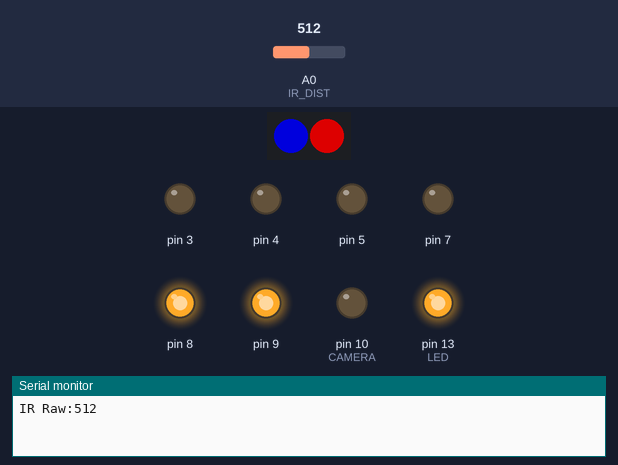
Simulated run of this sketch. Board: Arduino Uno, built with avr-gcc and run on an emulated ATmega328P. Shown: 2 RGB LEDs in strip order, left to right, output pins drawn as LEDs (lit = HIGH), the last lines printed to the serial monitor. The test bench sets the inputs (shaded band); at power-on: A0 (IR_DIST) = 512. Dim RGB values are drawn brighter than linear.

Above: at 0.5 s.
At 3.5 s:
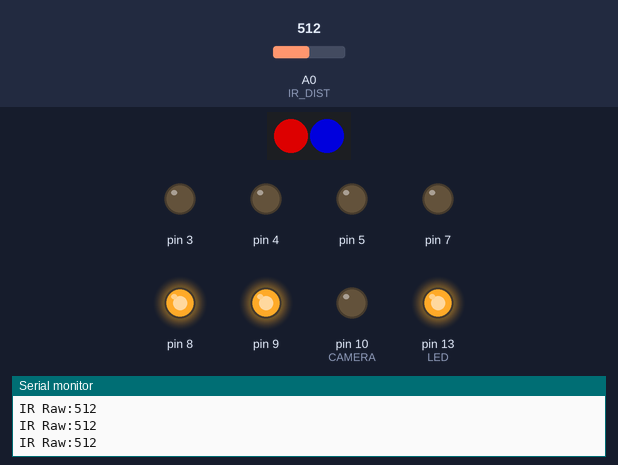
Timing chart, 0 to 4.6 s (numbered marks = the images above):
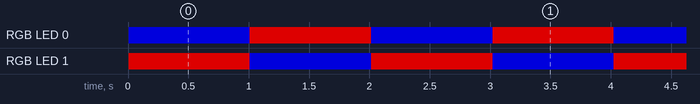

Measured:
- by itself, RGB LED 0, RGB LED 1: alternates RGB(150, 0, 0) for 1.0 s and RGB(0, 0, 150) for 1.0 s
- by itself, everything shown: repeats every 2.0 s, in 4 steps

The sketch:

spider_test_run.ino
```cpp
#include <Servo.h>
#include "SpiderMotor.h"
#include <Adafruit_NeoPixel.h>

#define SERVO 6
#define LED 13
#define CAMERA 10
#define IR_DIST A0

#define MOTOR_F_1 7
#define MOTOR_F_2 8
#define MOTOR_F_PWM 9

#define MOTOR_R_1 4
#define MOTOR_R_2 3
#define MOTOR_R_PWM 5

#define RGBLED A1
#define RGBLED_PIXELS 2

SpiderMotor motor(MOTOR_F_1,MOTOR_F_2,MOTOR_F_PWM,MOTOR_R_1,MOTOR_R_2,MOTOR_R_PWM);
Servo myservo;
Adafruit_NeoPixel pixels = Adafruit_NeoPixel(RGBLED_PIXELS, RGBLED);

void setup() {
  Serial.begin(9600);
  // put your setup code here, to run once:
  pinMode(LED,OUTPUT);
  pinMode(CAMERA,OUTPUT);

  digitalWrite(LED,HIGH);
  digitalWrite(CAMERA,LOW);

  pixels.begin();
  motor.walk(-255);
}

int dist_val=0;
int last_state=0;
void loop() {
  // put your main code here, to run repeatedly:

 int val_left = 150*last_state;
 int val_right = 150*(!last_state);
  //Left
  pixels.setPixelColor(0, pixels.Color(val_left,0,val_right)); // Moderately bright green color.
  pixels.show(); // This sends the updated pixel color to the hardware.
  delay(2); // Delay for a period of ti me (in milliseconds).
  //right
  pixels.setPixelColor(1, pixels.Color(val_right,0,val_left)); // Moderately bright green color.
  pixels.show(); // This sends the updated pixel color to the hardware.
  delay(2); // Delay for a period of time (in milliseconds).

  last_state = !last_state;

  dist_val = analogRead(IR_DIST);
  Serial.print("IR Raw:");Serial.println(dist_val);
  delay(1000);
}
```

SpiderMotor.cpp
```cpp
#include  "SpiderMotor.h"
#include <arduino.h>

SpiderMotor::SpiderMotor(int walk_0,int walk_1,
                         int walk_pwm,
                         int rotate_0,int rotate_1,
                         int rotate_pwm)
{
  m_walk_0 = walk_0;
  m_walk_1 = walk_1;
  m_walk_pwm = walk_pwm;

  m_rotate_0 = rotate_0;
  m_rotate_1 = rotate_1;
  m_rotate_pwm = rotate_pwm;

  pinMode(m_walk_0,OUTPUT);
  pinMode(m_walk_1,OUTPUT);
  pinMode(m_walk_pwm,OUTPUT);

  pinMode(m_rotate_0,OUTPUT);
  pinMode(m_rotate_1,OUTPUT);
  pinMode(m_rotate_pwm,OUTPUT);

  stopWalking();
  stopRotating();

  m_dir=0;
}
void SpiderMotor::walk(int pwm){
  int v = abs(pwm);
  if(v>255) return;

  if(pwm>0){
    digitalWrite(m_walk_0,1);
    digitalWrite(m_walk_1,0);
  }else if(pwm<0){
    digitalWrite(m_walk_0,0);
    digitalWrite(m_walk_1,1);
  }else{//pwm=0;
    stopWalking();
  }
  //write speed
  analogWrite(m_walk_pwm,v);
  if(pwm>0){
    m_dir =1;
  }else if(pwm<0){
    m_dir=-1;
  }else{
    m_dir=0;
  }
}

void SpiderMotor::rotate(int pwm){
   int v = abs(pwm);
  if(v>255) return;

  if(pwm>0){
    digitalWrite(m_rotate_0,1);
    digitalWrite(m_rotate_1,0);
  }else if(pwm<0){
    digitalWrite(m_rotate_0,0);
    digitalWrite(m_rotate_1,1);
  }else{//pwm=0;
    stopRotating();
  }
  //write speed
  analogWrite(m_rotate_pwm,v);
}
void SpiderMotor::stopWalking(){
  digitalWrite(m_walk_0,0);
  digitalWrite(m_walk_1,0);
  digitalWrite(m_walk_pwm,0);
  m_dir=0;
}
void SpiderMotor::stopRotating(){
  digitalWrite(m_rotate_0,0);
  digitalWrite(m_rotate_1,0);
  digitalWrite(m_rotate_pwm,0);
}

void SpiderMotor::brakeWaking(){
  digitalWrite(m_walk_0,1);
  digitalWrite(m_walk_1,1);
  digitalWrite(m_walk_pwm,0);
   m_dir=0;
}
void SpiderMotor::brakeRotating(){
  digitalWrite(m_rotate_0,1);
  digitalWrite(m_rotate_1,1);
  digitalWrite(m_rotate_pwm,0);
}
```

SpiderMotor.h
```cpp
#ifndef _SPIDER_CTL_H_
#define _SPIDER_CTL_H_


class SpiderMotor{
public:
  SpiderMotor(int walk_0,int walk_1,
              int walk_pwm,
              int rotate_0,int rotate_1,
              int rotate_pwm);
  void walk(int pwm);
  void rotate(int pwm);

  void stopWalking();
  void stopRotating();

  void brakeWaking();
  void brakeRotating();

  int dir(){return m_dir;}
private:
  int m_dir;

  int m_walk_0; //walk pin 0
  int m_walk_1; //walk pin 1
  int m_walk_pwm; //walk pin pwm
  int m_rotate_0; //rotate pin 0
  int m_rotate_1; //rotate pin 1
  int m_rotate_pwm; //rotate pin pwm
};

#endif
```
